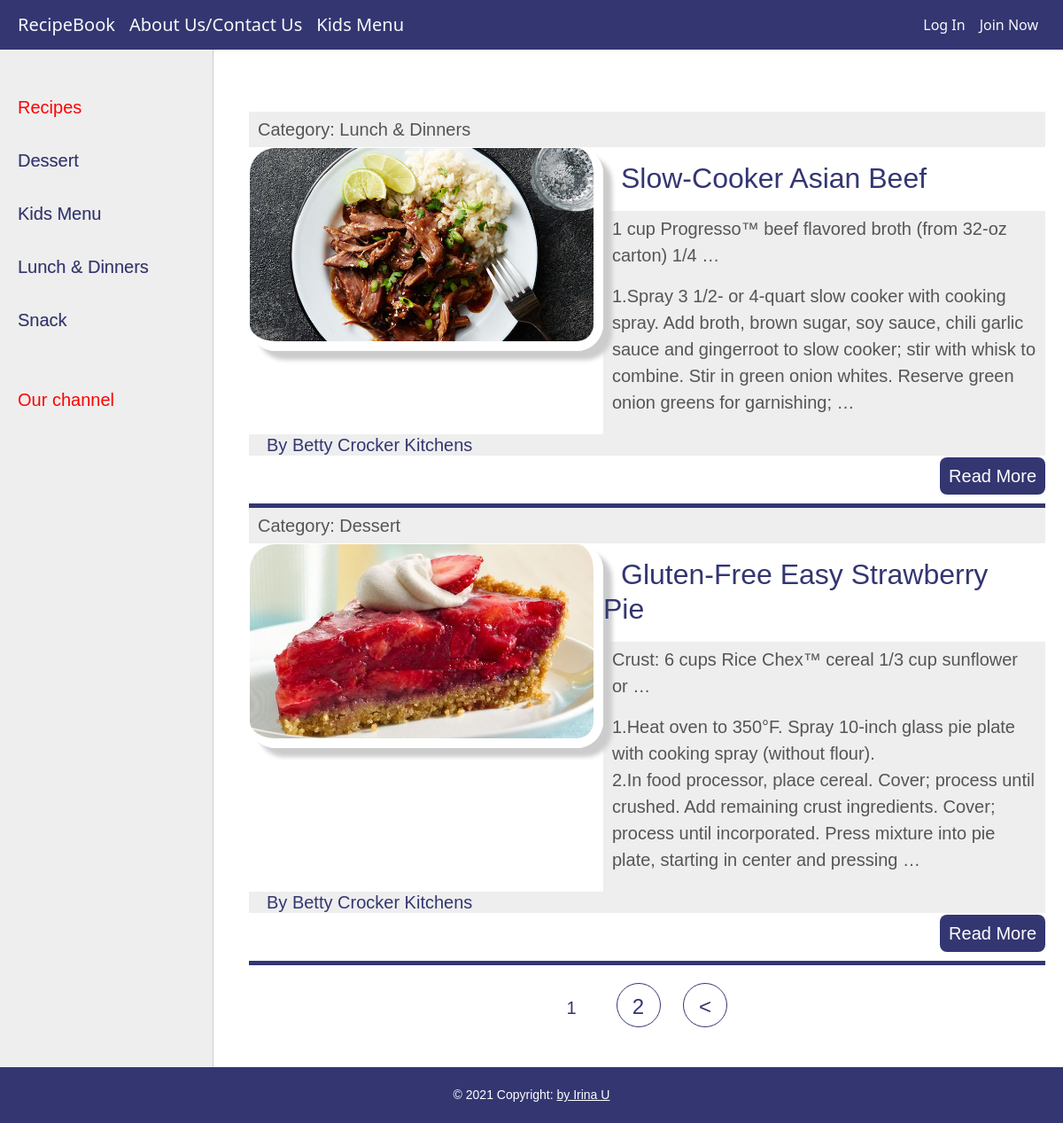
The page / on the database its author committed.
### resbook/models.py (models this page shows, shortened)
class Category(models.Model):
    name = models.CharField(max_length=100, db_index=True, verbose_name="Category")
    slug = models.SlugField(max_length=255, unique=True, db_index=True, verbose_name="URL")
    def __str__(self):
        return self.name
    def get_absolute_url(self):
        return reverse('category', kwargs={'cat_slug': self.slug})
    class Meta:
        verbose_name_plural = 'Categories'
        ordering = ['id']

class Recipes(models.Model):
    title = models.CharField(max_length=250, unique=True)
    slug = models.SlugField(max_length=255, unique=True, db_index=True, verbose_name="URL")
    photo = models.ImageField(upload_to="images/%Y/%m/%d")
    ingredients = models.TextField(blank=False, default='')
    content = models.TextField(blank=True, verbose_name="Directions")
    nutrition = models.TextField()
    author = models.TextField(blank=True)
    time_create = models.DateTimeField(auto_now_add=True)
    time_update = models.DateTimeField(auto_now_add=True)
    is_published = models.BooleanField(default=True)
    cat = models.ForeignKey('Category', on_delete=models.CASCADE)
    def get_absolute_url(self):
        return reverse('post', kwargs={'post_slug': self.slug})
    class Meta:
        verbose_name_plural = 'Recipes'
        ordering = ['time_create', 'title']

### resbook/views.py (the view)
# urls.py: path('', RecipesHome.as_view(), name='home'),
class RecipesHome(DataMixin, ListView):
    model = Recipes
    template_name = 'resbook/index.html'
    context_object_name = 'posts'
    def get_context_data(self, *, object_list=None, **kwargs):
        context = super().get_context_data(**kwargs)
        c_def = self.get_user_context(title="Recipes")
        return dict(list(context.items()) + list(c_def.items()))
    def get_queryset(self):
        return Recipes.objects.filter(is_published=True).select_related('cat')

### resbook/utils.py (called while the page is built)
    def get_user_context(self, **kwargs):
        context = kwargs
        cats = cache.get('cats')
        if not cats:
            cats = Category.objects.annotate(Count('recipes'))
            cache.set('cats', cats, 60)
        context['cats'] = cats
        if 'cat_selected' not in context:
            context['cat_selected'] = 0
        return context

### resbook/templates/resbook/index.html (shortened to what this page needs)
{% extends 'resbook/base.html' %}
{% block content %}
    <ul class="list-articles">
        {% for p in posts %}
            <li>
                <div class="article-panel">
                    <p class="first">Category: {{ p.cat }}</p>
                </div>
                {% if p.photo %}
                    <p><img class="img-article-left thumb" src="{{ p.photo.url }}"></p>
                {% endif %}
                <h2>{{ p.title }}</h2>
                <div class="article-panel">
                    <p>{{ p.ingredients|truncatewords:10 }}</p>
                    <p>{{ p.content|linebreaks|truncatewords:40 }}</p>
                </div>
                <h5>{{ p.author }}</h5>
                <p class="link-read-post button"><a href="{{ p.get_absolute_url }}">Read More</a></p>
            </li>
        {% endfor %}
    </ul>
{% endblock %}

### resbook/templates/resbook/base.html (shortened to what this page needs)
{% load static %}
{% load resbook_tags %}
<!DOCTYPE html>
<head>
    <link rel="stylesheet" type="text/css" href="{% static 'resbook/css/styles.css' %}">
    <link href="https://cdn.jsdelivr.net/npm/bootstrap@5.0.1/dist/css/bootstrap.min.css" rel="stylesheet"
>
</head>
<body>
<nav class="navbar navbar-expand-lg  navbar-light navbar-fixed-top">
    <a class="navbar-brand text-light" href="{% url 'home' %}">RecipeBook</a>
    <a class="navbar-brand text-light" href="{% url 'about' %}">About Us/Contact Us</a>
    <a class="navbar-brand text-light" href="{% url 'kidsmenu' %}">Kids Menu</a>
    <div class="collapse navbar-collapse justify-content-end" id="navbarSupportedContent">
        <ul class="navbar-nav ml-auto">
            {% if request.user.is_authenticated %}
            <li class="nav-item">
                <a class="nav-link text-light" href="{% url 'addpage' %}">Add Recipe</a>
            </li>
            <li class="nav-item">
                <a class="nav-link text-light" href="{% url 'signout' %}">Sign Out</a>
            </li>
            {% else %}
            <li class="nav-item active">
                <a class="nav-link text-light" href="{% url 'login' %}">Log In</a>
            </li>
            <li class="nav-item">
                <a class="nav-link text-light" href="{% url 'signin' %}">Join Now</a>
            </li>
            {% endif %}
        </ul>
    </div>
</nav>
<table class="table-content" border="0" cellpadding="0" cellspacing="0">
    <tr>
        <td valign="top" class="left-chapters">
            <ul id="leftchapters">
                {% if cat_selected == 0 %}
                    <li class="selected">Recipes</li>
                {% else %}
                    <li><a href="{% url 'home' %}">Recipes</a></li>
                {% endif %}
                {% for c in cats %}
                    {% if c.recipes__count > 0 %}
                        {% if c.pk == cat_selected %}
                            <li class="selected">{{ c.name }}</li>
                        {% else %}
                            <li><a href="{{ c.get_absolute_url }}">{{ c.name }}</a></li>
                        {% endif %}
                    {% endif %}
                {% endfor %}
                <li class="share">
                    <p>Our channel</p>
                    <a class="share-yt" href="https://www.youtube.com/"></a>
                </li>
            </ul>
        </td>
        <td valign="top" class="content">
            <div class="content-text">
                {% block content %}
                {% endblock %}
                {% if page_obj.has_other_pages %}
                    <nav class="list-pages">
                        <ul>
                            {% for p in paginator.page_range %}
                                {% if page_obj.number == p %}
                                    <li class="page-num page-num-selected">{{ p }}</li>
                                {% elif p >= page_obj.number|add:-1 and p <= page_obj.number|add:1 %}
                                    <li class="page-num">
                                        <a href="?page={{ p }}">{{ p }}</a>
                                    </li>
                                {% endif %}
                            {% endfor %}
                            {% if page_obj.has_next %}
                                <li class="page-num">
                                    <a href="?page= {{ page_obj.next_page_number }}">&lt;</a>
                                </li>
                            {% endif %}
                        </ul>
                    </nav>
                {% endif %}
            </div>
        </td>
    </tr>
</table>
<footer class="page-footer font-small blue">
    <div class="footer-copyright text-center py-3">© 2021 Copyright:
        <a href="https://github.com/IrinaPanov"> by Irina U</a>
    </div>
</footer>
</body>
</html>

### resbook/static/resbook/css/styles.css (style rules this page uses)
.navbar { background-color: #333671; border-color: #aaa; padding: 20px; }
h2 { color: #333671; padding: 0 10px 10px; text-indent: 20px; }
h5 { color: #333671; background-color: #eee; text-indent: 20px; }
img { border: 0.03em solid #fff; -moz-box-shadow: 5px 5px 5px #aaa; -webkit-box-shadow: 5px 5px 5px #aaa; box-shadow: 10px 10px 5px #ccc; -moz-border-radius: 25px; -webkit-border-radius: 25px; border-radius: 30px; max-width: 600px; height: auto; }
img.img-article-left { max-width: 300px; height: auto; float: left; padding: 0 10px 10px 0; }
img.img-article-left.thumb { max-width: 400px; height: auto; }
p.link-read-post { text-align: right; }
p.link-read-post a { padding: 10px; min-width: 100px; background: #333671; color: #fff; text-decoration: none; border-radius: 8px; }
div.article-panel { background: #eee; padding: 5px 10px 5px 10px; box-sizing: border-box; overflow: hidden; color: #555; }
div.article-panel p.first { margin: 0; float: left; }
ul.list-articles { list-style: none; margin: 0; padding: 0; }
ul.list-articles li { border-bottom: 5px solid #333671; }
.table-content { width: 100%; min-height: 100%; height: 100%; font-family: sans-serif; }
.left-chapters { margin: 0; background: #eee; border-right: 1px solid #ccc; min-height: 100%; }
.left-chapters ul { width: 240px; min-height: 100%; margin: 0; padding: 20px 10px 10px 20px; list-style: none; font-size: 20px; }
.left-chapters ul li { margin: 30px 0 0 0; color: red; }
.left-chapters ul li.selected { color: red; }
.left-chapters ul li a { color: #333671; text-decoration: none; text-shadow: 0.01em 0.01em #aaa; }
.left-chapters ul li.share { margin: 60px 0 0 0; }
.left-chapters ul li.share p { margin: 30px 0 30px 0; }
.left-chapters ul li.share a { display: inline-block; width: 40px; height: 40px; margin: 0 20px 0 0; }
.content { padding: 10px 20px 20px 10px; width: 100%; box-sizing: border-box; }
.content-text { margin: 60px 0 0 30px; color: #000; font-size: 20px; font-family: "Arial Hebrew Scholar", sans-serif; }
footer { box-sizing: border-box; background: #333671; padding: 5px; color: white; font-size: 14px; font-family: Verdana, Geneva, Arial, Helvetica, fantasy; text-align: left; overflow: hidden; }
footer a { text-decoration: underline; color: white; }
.list-pages { text-align: center; margin: 0 0 20px 0; }
.list-pages ul { margin: 20px 0 0 0; padding: 0; list-style: none; }
.list-pages ul li { display: inline-block; margin: 0 20px 0 0; }
.list-pages a { color: #333671; font-size: 24px; text-decoration: none; }
.list-pages .page-num, .page-num-selected { display: inline-grid; width: 50px; height: 50px; padding: 8px 0 5px 0; border: 1px solid #333671; border-radius: 40px; }
.list-pages .page-num-selected { border: none; color: #333671; font-size: 20px; }

### rows shown on the page
Category: name "Dessert"
Category: name "Kids Menu"
Category: name "Lunch & Dinners"
Category: name "Snack"
Recipes: cat "Lunch & Dinners", photo (picture), title "Slow-Cooker Asian Beef", ingredients "1 cup Progresso™ beef flavored broth (from 32-oz carton) 1/4 …", content "1.Spray 3 1/2- or 4-quart slow cooker with cooking spray. Add broth, brown sugar, soy sauce, chili garlic sauce and gingerroot to slow cooker; stir with whisk to combine. Stir in green onion whites. Reserve green onion greens for garnishing; …", author "By Betty Crocker Kitchens"
Recipes: cat "Dessert", photo (picture), title "Gluten-Free Easy Strawberry Pie", ingredients "Crust: 6 cups Rice Chex™ cereal 1/3 cup sunflower or …", content "1.Heat oven to 350°F. Spray 10-inch glass pie plate with cooking spray (without flour). 2.In food processor, place cereal. Cover; process until crushed. Add remaining crust ingredients. Cover; process until incorporated. Press mixture into pie plate, starting in center and pressing …", author "By Betty Crocker Kitchens"

### other values the page prints
{{ p }} "1"
{{ p }} "2"
